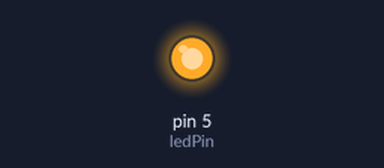
The sketch below on a simulated Arduino Uno, built with avr-gcc and run on an emulated ATmega328P. Parts: output pins drawn as LEDs (lit = HIGH).

Above: at 0.1 s.
Timing chart, 0 to 1.6 s (numbered marks = the images above):
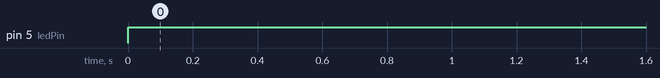

Measured:
- by itself, pin 5 (ledPin): LOW → HIGH at 0.00 s

The sketch:

analog.ino
```cpp
int ledPin = 5;
void setup() {
  // put your setup code here, to run once:
  pinMode(ledPin,OUTPUT);

}

void loop() {
  // put your main code here, to run repeatedly:
  analogWrite(ledPin,255);

}
```
